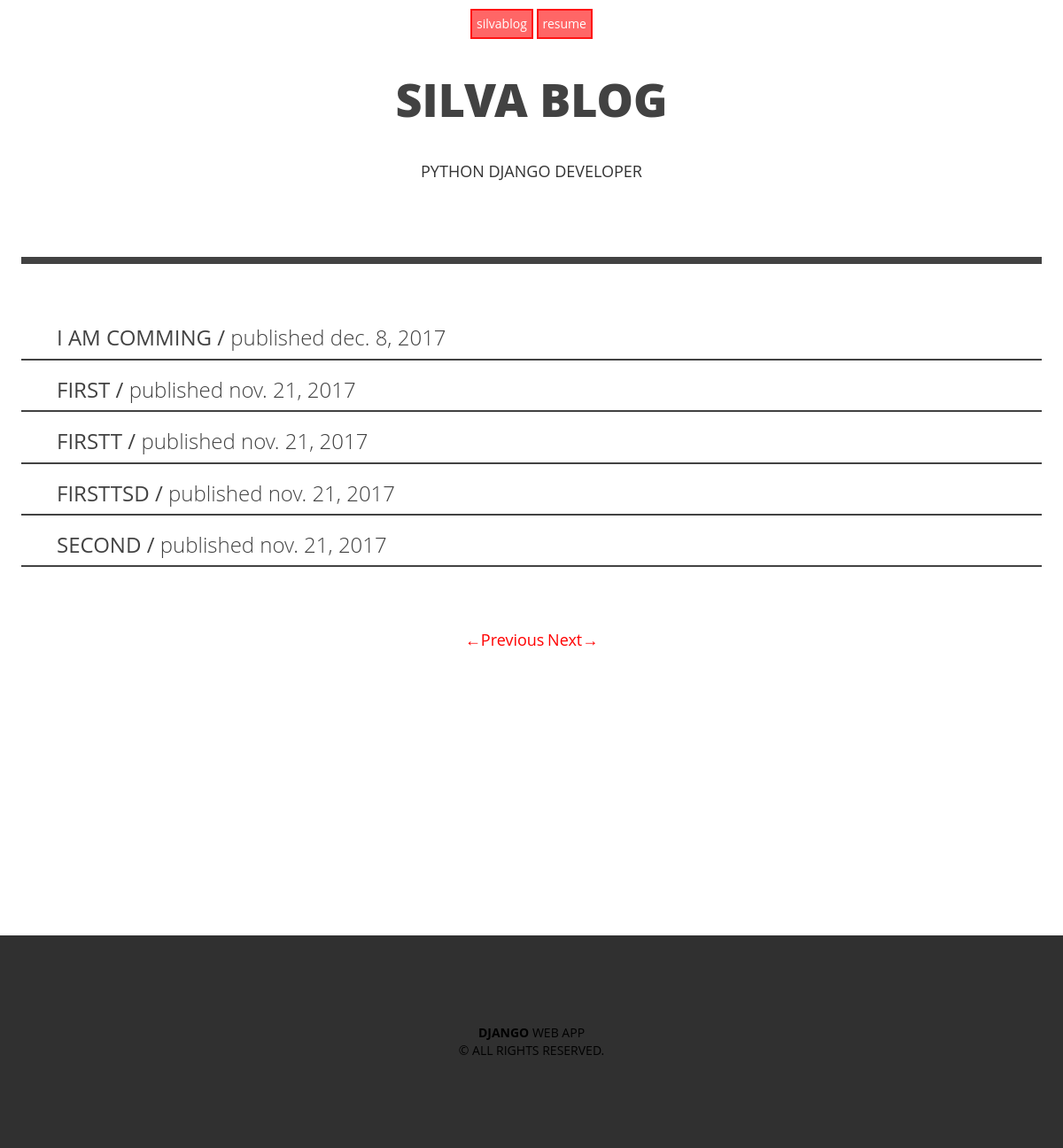
Page /post/list?page=2 (signed in) on the committed database.
### post/models.py (models this page shows, shortened)
class Post(models.Model):
    STATUS_CHOICE = (
       ('draft', 'Draft'),
       ('published', 'Published')
    )
    title    = models.CharField(max_length=50)
    slug     = models.SlugField(max_length=250 , unique_for_date='publish')
    author   = models.ForeignKey(User, related_name='blog_post')
    image = models.ImageField(upload_to=upload_location,
                                null=True,
                                blank=True,
                                height_field = 'height_field',
                                width_field = 'width_field',
                                )
    height_field = models.IntegerField(default=0)
    width_field = models.IntegerField(default=0)
    image_info = models.CharField(max_length=30, default='image info', null=True, blank=True)
    content  = models.TextField()
    publish  = models.DateTimeField(default=timezone.now)
    created  = models.DateTimeField(auto_now=True)
    updated  = models.DateTimeField(auto_now_add=True)
    status   = models.CharField(max_length=10, choices=STATUS_CHOICE, default='draft')
    objects = models.Manager()
    tags = TaggableManager()
    publishs = PostManager()
    class Meta:
        ordering = ('-publish',)
    def get_absolute_url(self):
        return reverse('post:post_detail', args=[self.publish.year,
                                 self.publish.month,
                                 self.publish.day,
                                 self.slug])

### post/views.py (the view)
class PostList(ListView):
    model = Post
    paginate_by = 5
    context_object_name = 'posts'
    def get_queryset(self):
        post_list = Post.publishs.all()
        if self.request.user.is_superuser or self.request.user.is_staff:
            post_list = Post.objects.all()
        return post_list
    template_name = 'post/list.html'

### post/models.py (called while the page is built)
    def get_queryset(self):
        pubquery = super(PostManager, self).get_queryset()
        query = pubquery.filter(status='published')
        return query

### post/templates/post/list.html (shortened to what this page needs)
{% extends 'post/base.html' %}
{% block content %}
<header class="head " >
		<p style="font-weight: 900; font-size: 52px; margin: 0.6em 0;color: #424242; display: block; ">SILVA BLOG</p>
		<P style="text-transform: uppercase; font-size: 18px; margin: 0.6em 0;">python django developer</P>
		</header>
<div class="head" style="border-top: solid #424242 8px; text-align: left; margin: 84px 24px 0px; mar
">
	<div style="padding-top: 50px">
	{% for post in posts %}
	<div style=" border-bottom: solid #424242 2px; 	font-family: "Open Sans", arial, sans-serif;" class="post-list" >
	    <ul style="list-style: none">
		        <li>
		        	<h3>
		        	<a href="{{ post.get_absolute_url }}">{{ post.title}} /
		        		<span style="text-transform: lowercase; font-weight: 100">Published {{ post.created|date}}
		        		</span>
		        	</a>
		       </h3>
		        </li>
		    </ul>
		</div>
		{% endfor %}
		</div>
	</div>
<div style="margin-top: 50px; margin-bottom: 300px;" class="paginator head">
{% include "post/pagination.html" %}
</div>
{% endblock %}

### static/css/base.css (style rules this page uses)
.head { font-family: "Open Sans", arial, sans-serif; text-align: center; }
.post-list a { color: #424242; text-decoration: none; text-transform: uppercase; }
html body { height: 100% }
body { margin: 0; }
* { box-sizing: border-box; -webkit-box-sizing: border-box; -moz-box-sizing: border-box; }

### rows in the picture
Post: title "I AM COMMING", created "dec. 8, 2017"
Post: title "FIRST", created "nov. 21, 2017"
Post: title "FIRSTT", created "nov. 21, 2017"
Post: title "FIRSTTSD", created "nov. 21, 2017"
Post: title "SECOND", created "nov. 21, 2017"
